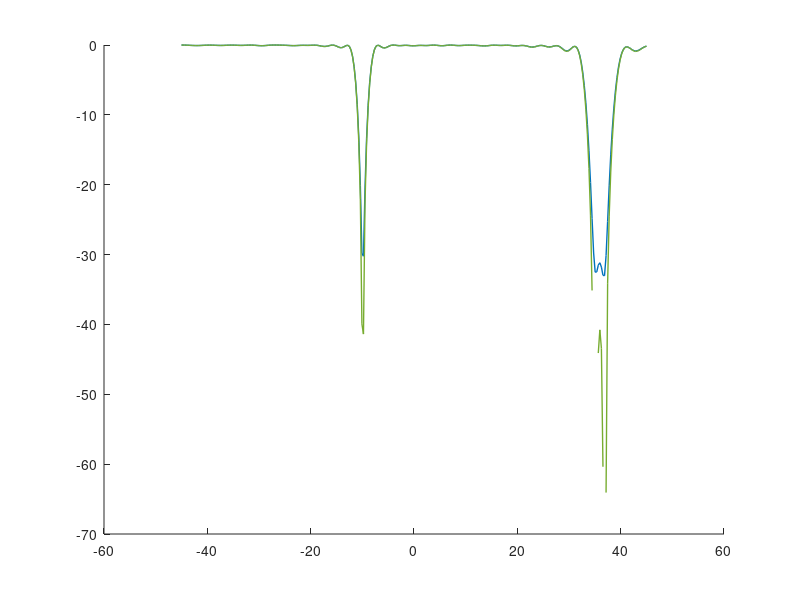

Here is the MATLAB script that generated this plot: (Note: this script raises an error after producing the figure.)
%% Basic settings
close all; clear; clc
% 仿真在两个角度很近的时候，G-MUSIC方法和MUSIC方法的表现 时间采样大情况
p = 40;
n = 150;
c = p/n;

theta_true = [-10, 35, 37]./180*pi;
k = length(theta_true);
sigma2 = .1;
P = eye(k);
a = @(theta) exp(-pi*1i*sin(theta)*(0:p-1)')/sqrt(p); % here d=pi
A = [a(theta_true(1)), a(theta_true(2)), a(theta_true(3))];

theta_range = linspace(-45,45,300)./180*pi;

store_output = zeros(length(theta_range),2); % [MUSIC, G-MUSIC]

rng(991);
S = sqrtm(P)*randn(k,n);
W = complex(randn(p,n), randn(p,n));
X = A*S + sqrt(sigma2/2)*W;

%% MUSIC versus G-MUSIC
SCM = X*(X')/n;
[U,eigs_SCM] = eig(SCM,'vector');
[eigs_SCM, index] = sort(eigs_SCM,'descend');
U = U(:, index);
U_S = U(:,1:k);

for j = 1:length(theta_range)
    theta = theta_range(j);
    
    %MUSIC
    store_output(j,1) = mag2db(real(1 - a(theta)'*U_S*(U_S')*a(theta)));

    %G-MUSIC
    sigma2_estim = eigs_SCM(k+1)/(1+sqrt(c))^2
%     sigma2_estim = mean(eigs_SCM(k+1:end))
    tmp = 0;
    D = zeros(k,k);
    for l = 1:k
        lambda = eigs_SCM(l)/sigma2_estim;
        if lambda>=(1+sqrt(c))^2
            ell_estim = (lambda-(1+c))/2 + sqrt( (lambda-(1+c))^2 - 4*c)/2;
            D(l,l) = (ell_estim^2+c*ell_estim)/(ell_estim^2-c);
        end
    end
    store_output(j,2) = mag2db(real((1 - a(theta)'*U_S*D*(U_S')*a(theta))));
%     store_output(j,2) = (real((1 - a(theta)'*U_S*D*(U_S')*a(theta))));
end

figure
hold on
plot(theta_range*180/pi,store_output(:,1),'LineStyle','-','Color','#0072BD','LineWidth',1);
plot(theta_range*180/pi,store_output(:,2),'LineStyle','-','Color','#77AC30','LineWidth',1);
xline(-10,'--');
xline(35,'--');
xline(37,'--');
legend('MUSIC', 'G-MUSIC', 'Location','southwest', 'FontSize',15, 'Interpreter', 'latex')
xlabel('$\theta$ [in deg]', 'Interpreter', 'latex')
ylabel('$1-\hat \eta(\theta)$ [in dB]', 'Interpreter', 'latex')
